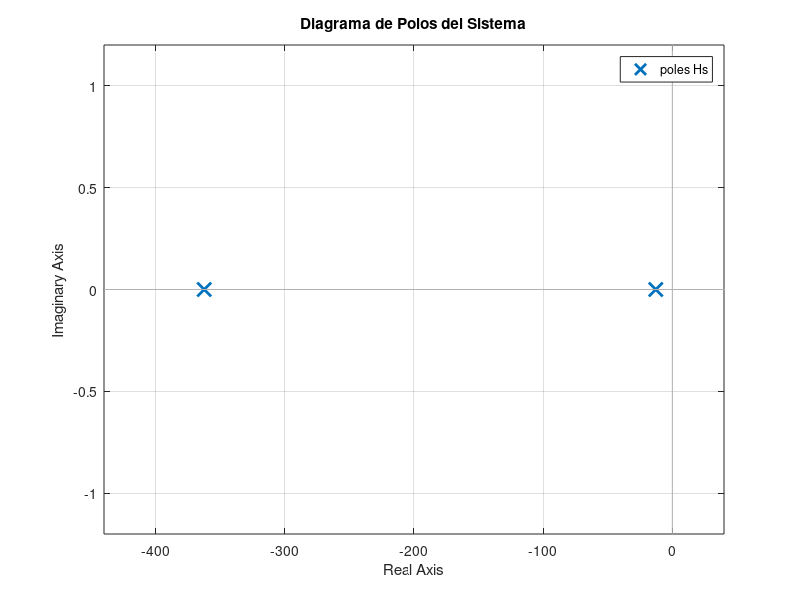
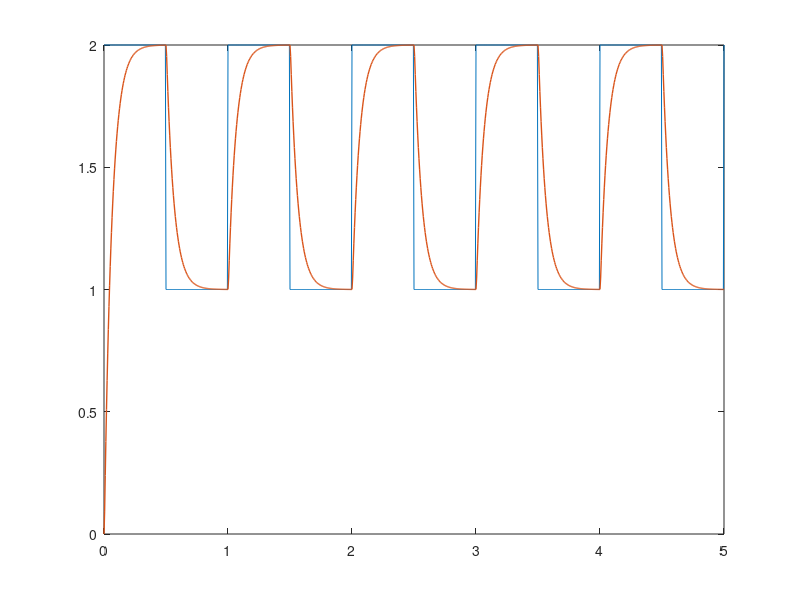

The MATLAB source for these figures, in order:
%% Control Digital en Sistemas Embebidos - MSE - PRACTICA 4

% pkg load signal
% pkg load control

clc;
clear;
close all;

%%%%%%%%%%%%%%%%%%%%%%%%%%%%%%%%%%%%%%%%%%%%%%%%%%%%%%%%%%%%%%%%%%%%%%%%%%%
%% Descripcion de la Planta
% Componentes planta RCRC
R1 = 10*1e3;
C1 = 1*1e-6;
R2 = 39*1e3;
C2 = 1*1e-6;

% Frecuencia / periodo de muestreo
fs = 200;
h = 1/fs;

% Función de transferencia continua
nums = [ 1 ];
dens = [(R1*C1*R2*C2) (R1*C1+R1*C2+R2*C2) 1];

% Valores obtenidos experimentalmente
nums = [ 1 ];
dens = [0.000216 0.08105 1.0004];
Hs = tf(nums, dens)

% Función de transferencia discreta
Hz = c2d(Hs, h, 'zoh')
[numz, denz] = tfdata(Hz, 'v');

% A, B, C, D Matrices espacio estado
ssS_sys = ss(Hs);
ssZ_sys = c2d(ssS_sys, h);
% [ssS_Phi, ssS_Gamma, ssS_C, ssS_D] = tf2ss(nums, dens); % <<<< esta mal 

% Polos del sistema en espacio continuo
pS_sys = pole(Hs);
msg = sprintf('Los polos del sistema son %f, %f',pS_sys(1),pS_sys(2));
disp(msg);

figure(1);
pzmap(Hs)   % Grafica los polos (y ceros si los hubiera)
grid on 
title('Diagrama de Polos del Sistema');

%% REQUERIMIENTOS
%%%%%%%%%%%%%%%%%%%%%%%%%%%%%%%%%%%%%%%%%%%%%%%%%%%%%%%%%%%%%%%%%%%%%%%%%%%

% Aplicando requerimiento tr menor en 30%
poles_t = exp(pS_sys*1.3*h);

% Obteniendo K
K = place(ssZ_sys.A, ssZ_sys.B, [poles_t(1),poles_t(2)]);

% Obteniendo K0
ssZcl_sys = ss(ssZ_sys.A - ssZ_sys.B*K, ssZ_sys.B, ssZ_sys.C, ssZ_sys.D);
gain_pp = ssZcl_sys.C * (eye(2) - ssZcl_sys.A) ^ (-1) * ssZcl_sys.B;
K0 = 1/gain_pp;

% Obteniendo Integral

Ae  = [ssZ_sys.A zeros(length(ssZ_sys.A),1);-ssZ_sys.C 1];
Beu = [ssZ_sys.B;0];
Ber = [zeros(length(ssZ_sys.B),1);1];
Ce  = [ssZ_sys.C 0];

pdi = exp(-10*max(abs(pS_sys))*h);  

K1 = place(Ae,Beu,[poles_t;pdi]);

K1_a = K1(1:2)
K1_b = K1(3)

%%
% APLICACION - SIMULACION LAZO CERRRADO CON GANANCIA

t = 0:h:5;
fsig = 1;

x = zeros(length(ssZ_sys.A),length(t));
y = zeros(1,length(t));
u = ones(1,length(t));

for i=1:length(t)
    x(:,i+1) = ssZ_sys.A*x(:,i) + ssZ_sys.B*u(i);
    y(i) = ssZ_sys.C*x(:,i);
end

%
r    = ones(1,length(t));

r = square(2 * pi * fsig * t);
r = (r + 1) / 2 + 1;


x_lcg = zeros(length(ssZ_sys.A),length(t));
y_lcg = zeros(1,length(t));

for i=1:length(t)
    x_lcg(:,i+1) = ssZ_sys.A * x_lcg(:,i) - ssZ_sys.B * K * x_lcg(:,i) + ssZ_sys.B * K0 * r(i);
    y_lcg(i) = ssZ_sys.C * x_lcg(:,i);
end

figure(2)
plot(t,r,t,y_lcg,'LineWidth',1)